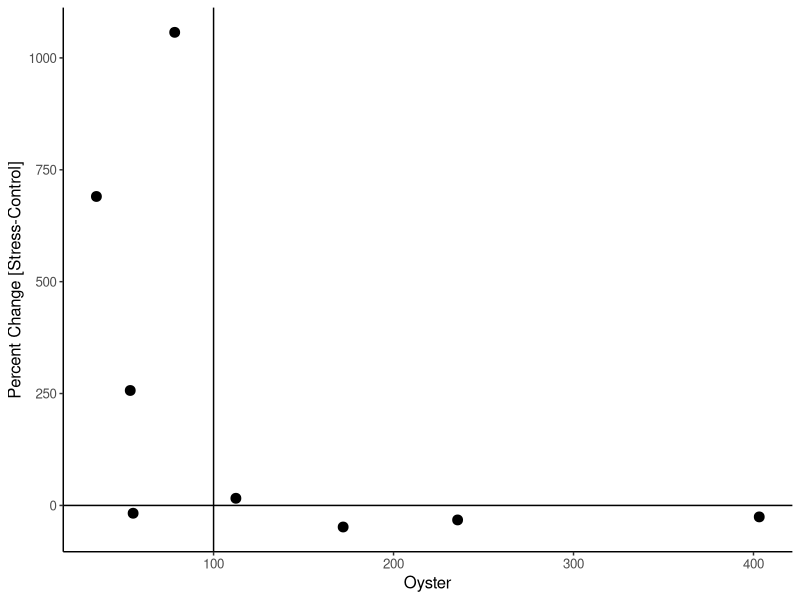
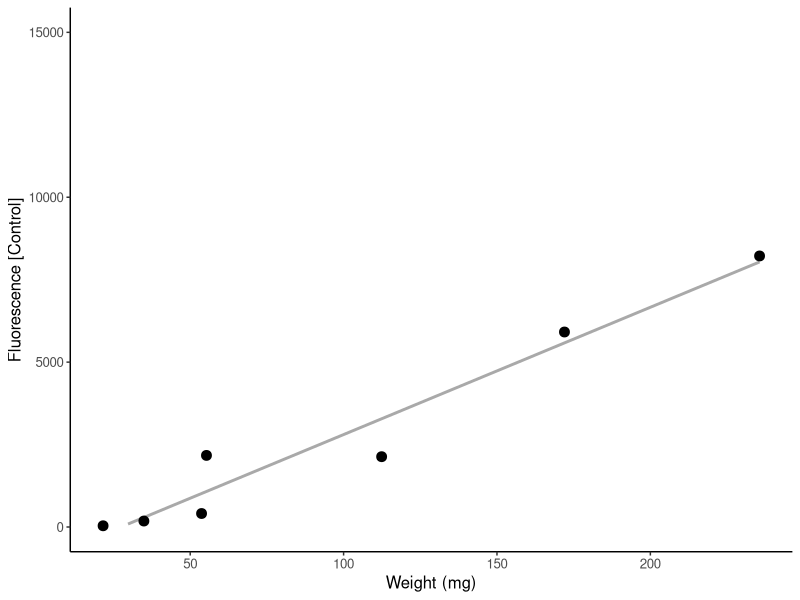
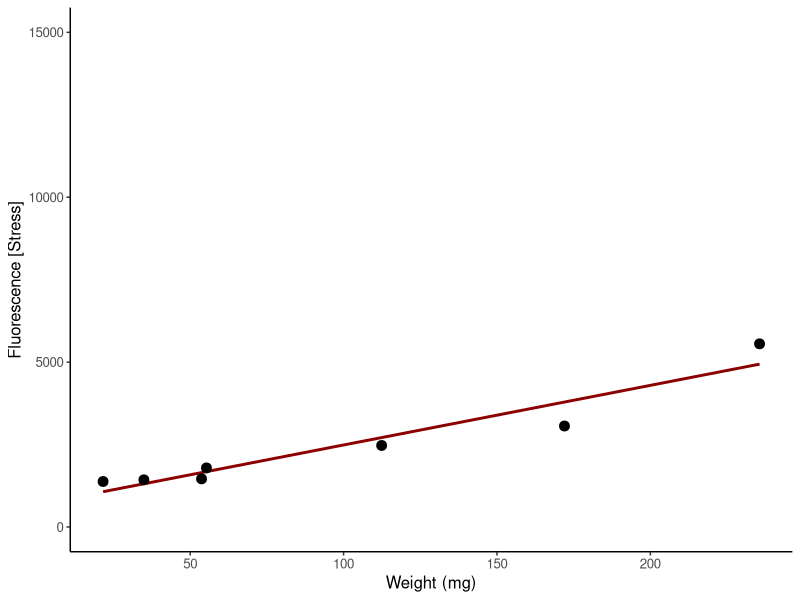
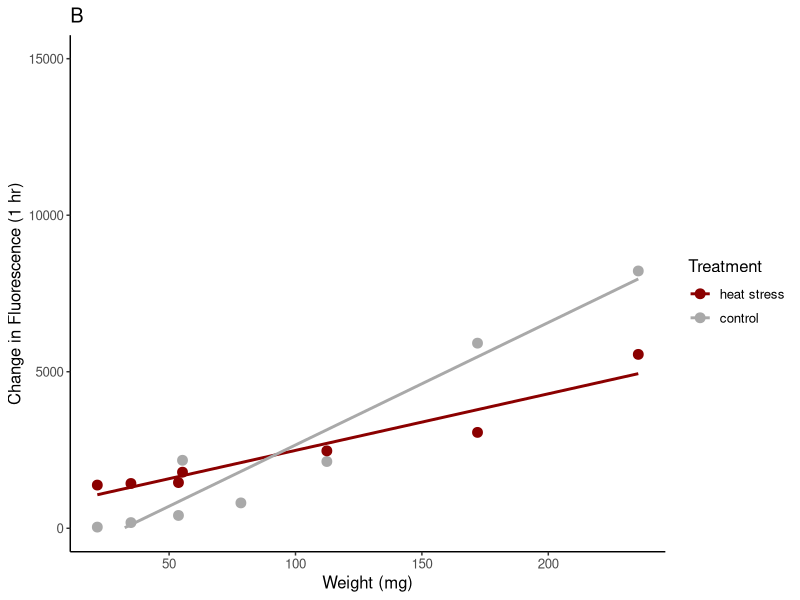
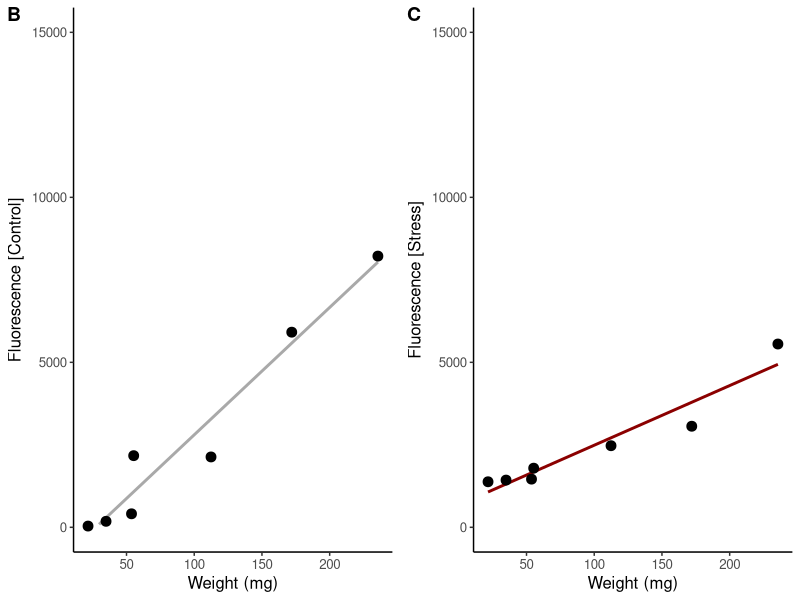
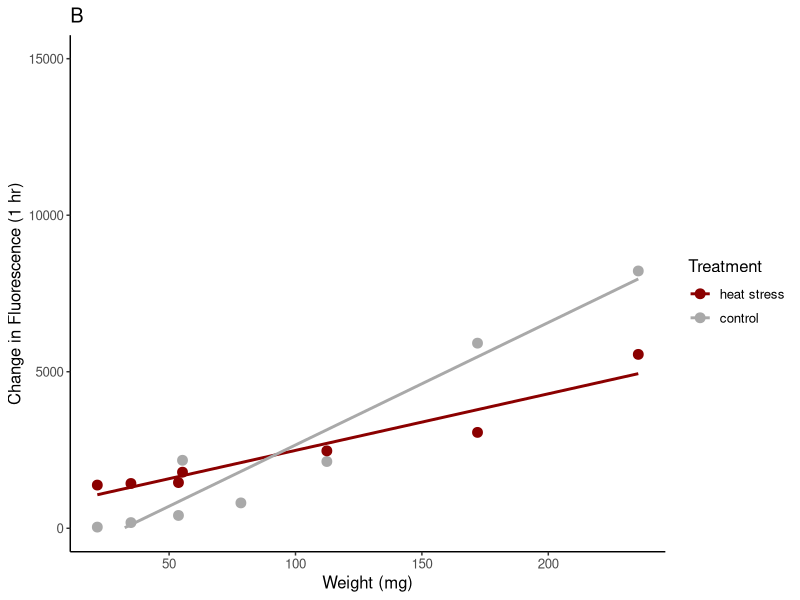

These figures' R source, in order:
## ---- chunk 1
knitr::opts_chunk$set(echo = TRUE, warning = FALSE, message = FALSE)
## ---- chunk 2
library(tidyverse)
library(ggplot2)
## ---- chunk 3
data<-read_csv("lifestage_carryover/data/resazurin_trial_02/20240312-cgig-resazurin-trial-02.csv")

data<-data%>%
  select(well, sample, type, `weight-mg`, treatment, `t0`, `t0.5`, `t1.0`)%>%
  rename(weight.mg=`weight-mg`, time0=`t0`, time0.5=`t0.5`, time1=`t1.0`)

## ---- chunk 4

data<-data%>%
  mutate(change_time0.5=time0.5-time0)%>%
  mutate(change_time1=time1-time0)
## ---- chunk 5
neg_stress<-data%>%
  filter(type=="neg-control" & treatment=="heat_stress")%>%
  group_by(treatment)%>%
  summarise(neg_stress_mean0.5=mean(change_time0.5), neg_stress_mean1=mean(change_time1))

neg_prestress<-data%>%
  filter(type=="neg-control" & treatment=="pre-stress")%>%
  group_by(treatment)%>%
  summarise(neg_control_mean0.5=mean(change_time0.5), neg_control_mean1=mean(change_time1))
## ---- chunk 6
data<-data%>%
  mutate(neg_stress_mean0.5=neg_stress$neg_stress_mean0.5)%>%
  mutate(neg_stress_mean1=neg_stress$neg_stress_mean1)%>%
  mutate(neg_control_mean0.5=neg_prestress$neg_control_mean0.5)%>%
  mutate(neg_control_mean1=neg_prestress$neg_control_mean1)

head(data)
## ---- chunk 7
data<-data%>%
  mutate(corr_time0.5=if_else(treatment=="pre-stress", change_time0.5-neg_control_mean0.5, 
                              if_else(treatment=="heat_stress", change_time0.5-neg_stress_mean0.5, NA)))%>%
  
  mutate(corr_time1=if_else(treatment=="pre-stress", change_time1-neg_control_mean1, 
                              if_else(treatment=="heat_stress", change_time1-neg_stress_mean1, NA)))
  
## ---- chunk 8
data<-data%>%
  select(well, sample, type, weight.mg, treatment, corr_time1)%>%
  filter(!type=="neg-control")%>%
  filter(!type=="empty")
## ---- chunk 9
data<-data%>%
  pivot_wider(names_from=treatment, values_from=corr_time1)
## ---- chunk 10
data<-data%>%
  mutate(perc_change=100*(heat_stress-`pre-stress`)/`pre-stress`)
## ---- chunk 11
plot1<-data%>%
  filter(perc_change<3000)%>% #remove outlier
  filter(weight.mg<2000)%>% #remove large oyster
  
  ggplot(aes(x=weight.mg, y=perc_change))+
  #geom_smooth(color="darkred", se=FALSE, method="lm")+
  geom_vline(xintercept=100)+
  geom_hline(yintercept=0)+
  geom_point(size=3)+
  ylab("Percent Change [Stress-Control]")+
  xlab("Oyster")+
  theme_classic()+
  theme(
    text=element_text(size=12, color="black")
  );plot1
## ---- chunk 12
plot2<-data%>%
  #filter(perc_change<3000)%>% #remove outlier
  filter(weight.mg<2000)%>% #remove large oysters
  filter(heat_stress<7500)%>%
  
  ggplot(aes(x=weight.mg, y=`pre-stress`))+
  geom_smooth(color="darkgray", se=FALSE, method="lm")+
  geom_point(size=3)+
  ylab("Fluorescence [Control]")+
  xlab("Weight (mg)")+
  ylim(0,15000)+
  theme_classic()+
  theme(
    text=element_text(size=12, color="black")
  );plot2
## ---- chunk 13
plot3<-data%>%
  #filter(perc_change<3000)%>% #remove outlier
  filter(weight.mg<2000)%>% #remove large oysters
  filter(heat_stress<7500)%>%
  
  ggplot(aes(x=weight.mg, y=heat_stress))+
  geom_smooth(color="darkred", se=FALSE, method="lm")+
  geom_point(size=3)+
  ylab("Fluorescence [Stress]")+
  xlab("Weight (mg)")+
  ylim(0,15000)+
  theme_classic()+
  theme(
    text=element_text(size=12, color="black")
  );plot3
## ---- chunk 14
library(cowplot)

plots<-plot_grid(plot2, plot3, ncol=2, nrow=1, labels = c('B', 'C'), align="vh")

ggsave(filename="lifestage_carryover/output/resazurin/scale_weight.png", plot=plots, dpi=300, width=6, height=4, units="in")
## ---- chunk 15
long<-data%>%
  select(!perc_change)%>%
  pivot_longer(cols=c("pre-stress", "heat_stress"), values_to="value", names_to="treatment")
## ---- chunk 16
plot4<-long%>%
  filter(weight.mg<400)%>% #remove large oysters
  filter(!c(treatment=="heat_stress" & value>7500))%>% #remove outliers as done above
  
  ggplot(aes(x=weight.mg, y=value, color=treatment))+
  geom_smooth(aes(group=treatment),se=FALSE, method="lm")+
  geom_point(size=3)+
  scale_color_manual(values=c("darkred", "darkgray"), labels=c("heat stress", "control"), name="Treatment")+
  ylab("Change in Fluorescence (1 hr)")+
  xlab("Weight (mg)")+
  ylim(0,15000)+
  theme_classic()+
  ggtitle("B")+
  theme(
    text=element_text(size=12, color="black")
  );plot4

ggsave(filename="lifestage_carryover/output/resazurin/treatment_scale_weights.png", plot=plot4, dpi=300, width=5, height=4, units="in")
